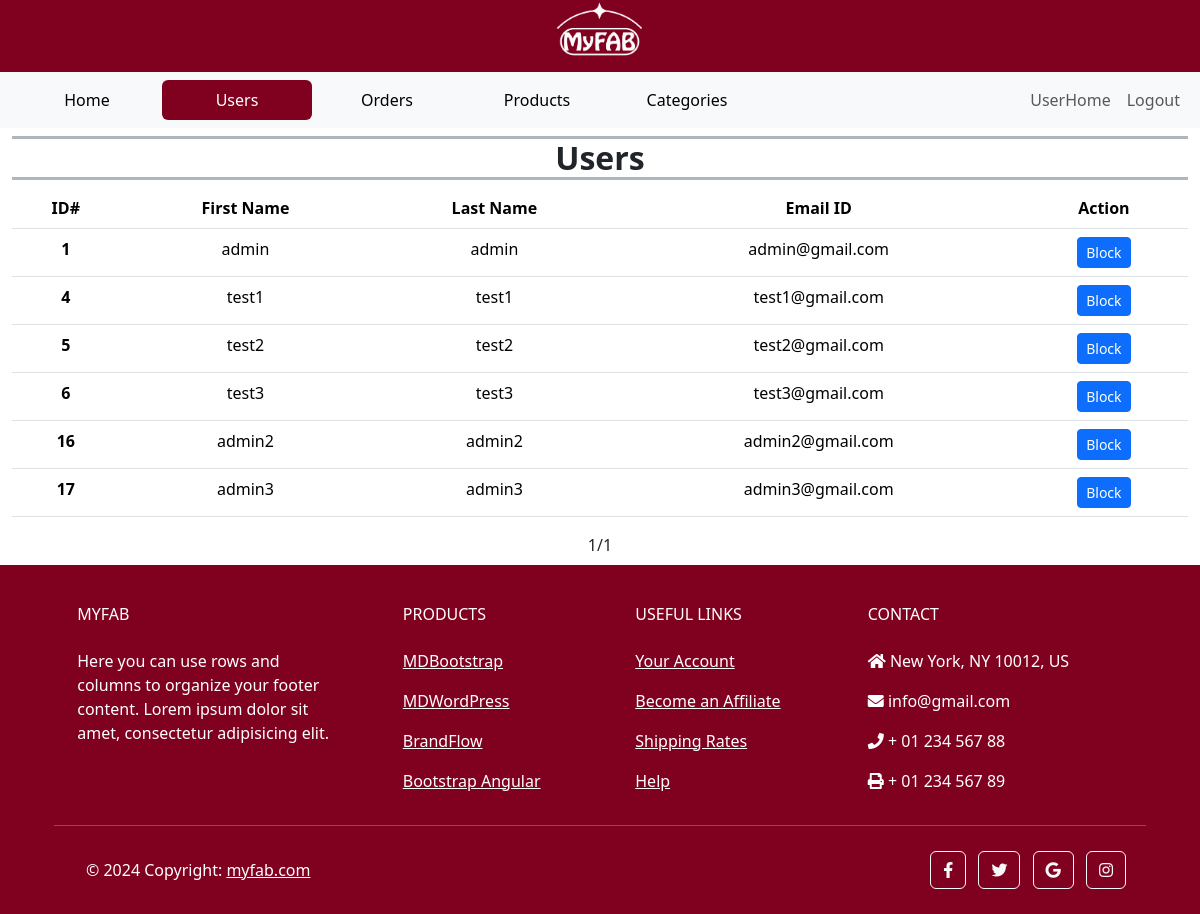
The page /custom_admin/users/ (signed in) on the database as committed earlier.
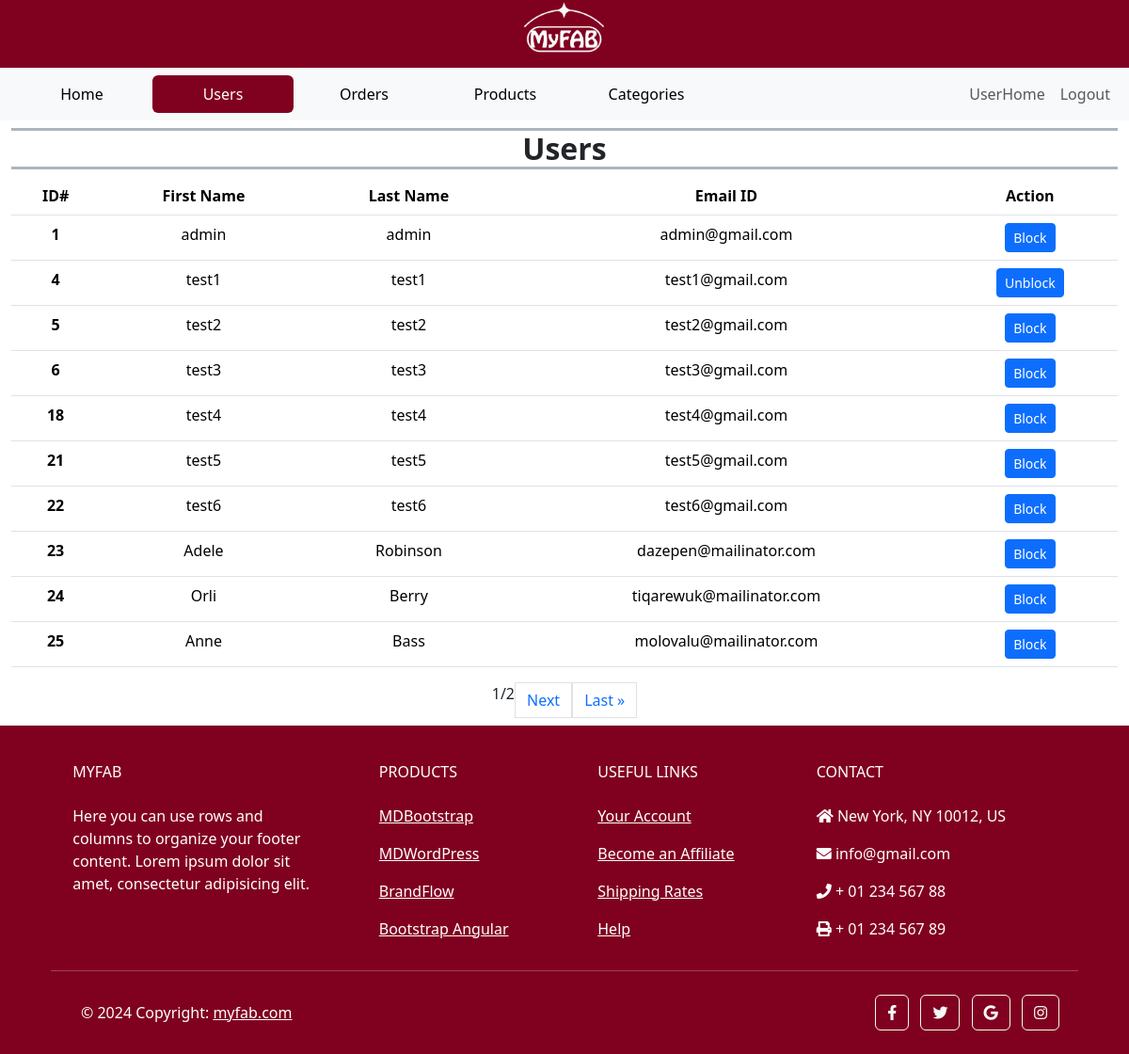
The same page on the database as committed later.
### accounts/models.py (models this page shows, shortened)
class CustomUser(AbstractUser):
    phone_number = models.CharField(max_length=13, unique=True)

### custom_admin/views.py (the view)
# urls.py: path('users/', AdminUsers.as_view(), name = 'admin_users'),
class AdminUsers(View):
    def get(self, request):
        users_list = CustomUser.objects.all()
        paginator = Paginator(users_list, 10)
        page_number = request.GET.get('page')
        try:
            users = paginator.page(page_number)
        except PageNotAnInteger:
            users = paginator.page(1)
        except EmptyPage:
            users = paginator.page(paginator.num_pages)
        context = {'users': users}
        return render(request, 'admin_users.html', context)

### templates/admin_users.html (shortened to what the changed rows need)
{% extends 'admin_base.html' %}
{% load static %}
{% load custom_filters %}
{% block content %}
<section class="mb-2">
    <div class="container-fluid">
        <div class="row h-100">
            <div class="col-12">
                <div class="table-responsive text-center">
                    <table class="table  table-hover">
                        <thead>
                          <tr>
                            <th scope="col">ID#</th>
                            <th scope="col">First Name</th>
                            <th scope="col">Last Name</th>
                            <th scope="col">Email ID</th>
                            <th scope="col">Action</th>
                          </tr>
                        </thead>
                        {% for user in users  %}
                        <tbody>
                            <tr>
                                <th scope="col">{{ user.id }}</th>
                                <td>{{ user.first_name }}</td>
                                <td>{{ user.last_name }}</td>
                                <td>{{ user.email }}</td>
                                <td>
                                    <button class="status-toggle text-white btn btn-sm btn-primary"
                                        data-user-id="{{ user.id }}"
                                        data-is-active="{{ user.is_active }}">
                                        {{ user.is_active|yesno:"Block,Unblock" }}
                                    </button>
                                </td>
                            </tr>
                        </tbody>
                        {% endfor %}
                    </table>
                </div>
                <div class="pagination justify-content-center">
                    <span class="current-page">{{ users.number }}</span>
                    /
                    <span class="total-pages">{{ users.paginator.num_pages }}</span>
                    {% if users.has_next %}
                        <a href="?page={{ users.next_page_number }}" class="page-link">Next</a>
                        <a href="?page={{ users.paginator.num_pages }}" class="page-link">Last &raquo;</a>
                    {% endif %}
                </div>
            </div>
        </div>
    </div>
</section>
{% endblock  %}

Rows that differ between the two databases and show on the page:
removed CustomUser: id "16", first_name "admin2", last_name "admin2", email "admin2@gmail.com", is_active "Block"
removed CustomUser: id "17", first_name "admin3", last_name "admin3", email "admin3@gmail.com", is_active "Block"
changed CustomUser "test1": is_active "Block" → "Unblock"
added CustomUser: id "18", first_name "test4", last_name "test4", email "test4@gmail.com", is_active "Block"
added CustomUser: id "21", first_name "test5", last_name "test5", email "test5@gmail.com", is_active "Block"
added CustomUser: id "22", first_name "test6", last_name "test6", email "test6@gmail.com", is_active "Block"
added CustomUser: id "23", first_name "Adele", last_name "Robinson", email "dazepen@mailinator.com", is_active "Block"
added CustomUser: id "24", first_name "Orli", last_name "Berry", email "tiqarewuk@mailinator.com", is_active "Block"
added CustomUser: id "25", first_name "Anne", last_name "Bass", email "molovalu@mailinator.com", is_active "Block"
Other text that changed with them:
{{ users.paginator.num_pages }}: "1" → "2"
text now shown: "Next Last »"
